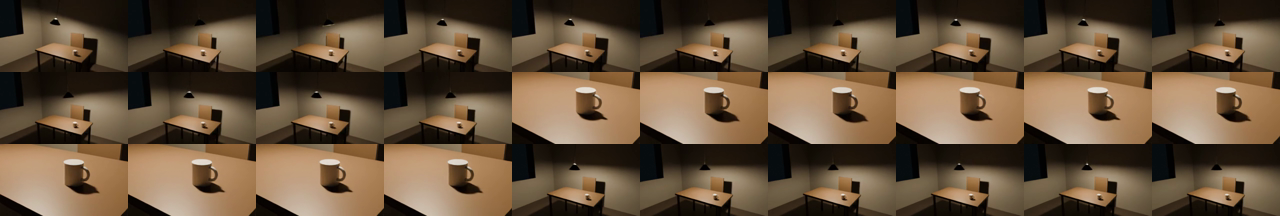
#> input picture atelier/14-balancier/A-planche.png, 1280 x 216 px, given in place of 0001.png, which was not available
$ python v2.py .
#> lines starting #> are read from the running program, lines starting #| are printed output that depends on the picture; pictures that were not available may be replaced by others from this repository, and a replacement may not be noted
"""Pièce 14 v2 : (1) serré à -1 diaphragme (linéaire x 0,5) ; (2) B2 « honnête » : coupes sur les points morts,
de plus en plus espacées à mesure que l'amplitude baisse (1 sur 1, puis 1 sur 2, puis 1 sur 4), whoosh proportionnel à l'amplitude.
Usage : python3 v2.py <rendus14>"""
import json, math, os, subprocess, sys, wave, numpy as np
from PIL import Image
R = sys.argv[1]; FPS, N = 25, 375
os.makedirs(f"{R}/serre2", exist_ok=True)
for f in range(1, N + 1):
    a = np.asarray(Image.open(f"{R}/serre/{f:04d}.png").convert("RGB"), float) / 255
    lin = np.where(a <= 0.04045, a / 12.92, ((a + 0.055) / 1.055) ** 2.4) * 0.5
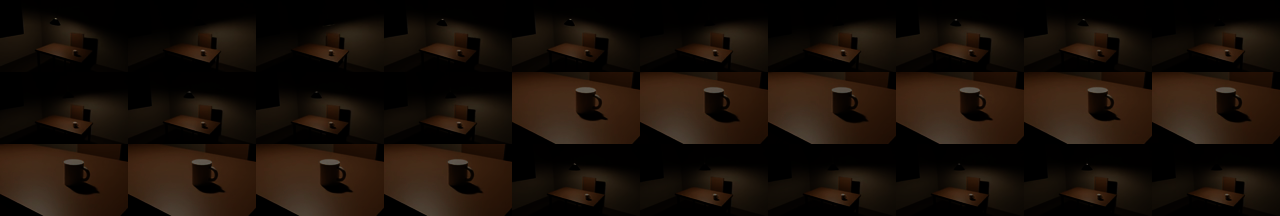
#> lin: shape (216, 1280, 3) float64; mean R, G, B 0.1, 0.0641, 0.0364
    s = np.where(lin <= 0.0031308, lin * 12.92, 1.055 * lin ** (1 / 2.4) - 0.055)
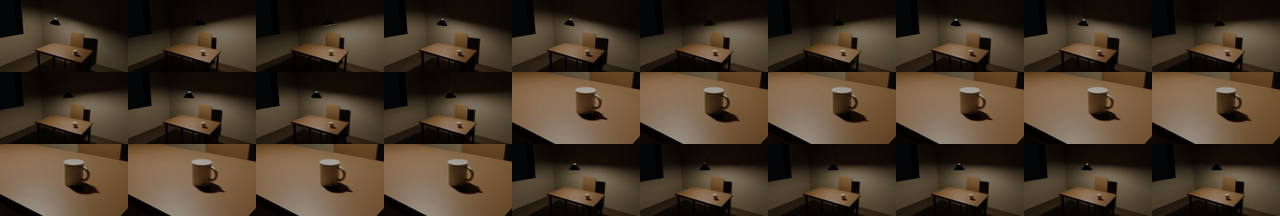
#> s: shape (216, 1280, 3) float64; mean R, G, B 0.28, 0.223, 0.161
    Image.fromarray((np.clip(s, 0, 1) * 255 + 0.5).astype(np.uint8)).save(f"{R}/serre2/{f:04d}.png")
#> pass 2 of the loop `for f in range(1, N + 1):`:
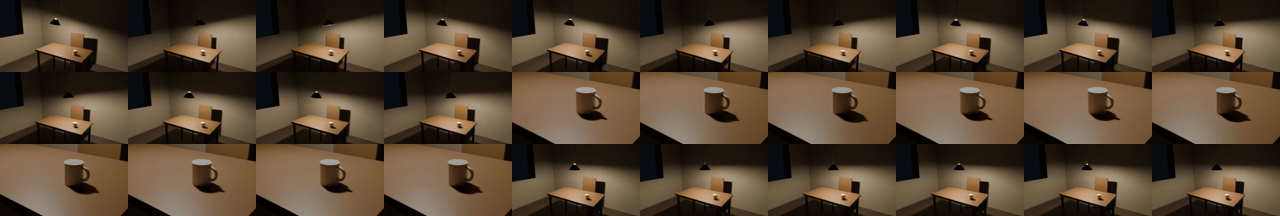
#> input picture atelier/14-balancier/A2-planche.png, 1280 x 216 px, given in place of 0002.png, which was not available
#> `lin = np.where(a <= 0.04045, a / 12.92, ((a + 0.055) / 1.055) ** 2.4) ..`:
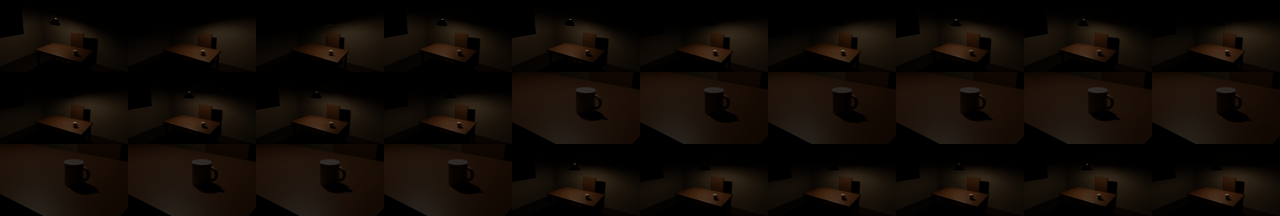
#> lin: shape (216, 1280, 3) float64; mean R, G, B 0.0676, 0.0437, 0.0246
#> `s = np.where(lin <= 0.0031308, lin * 12.92, 1.055 * lin ** (1 / 2.4) -..`:
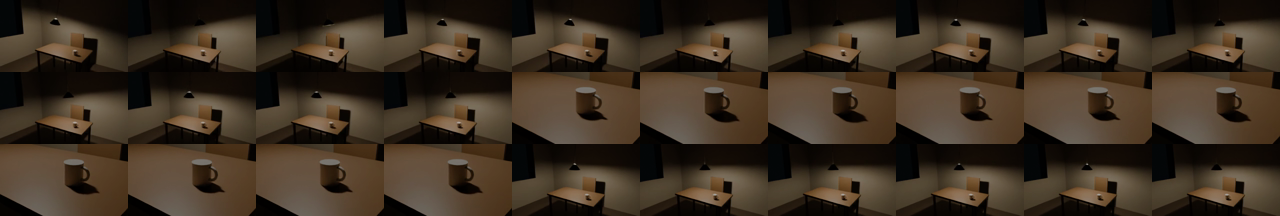
#> s: shape (216, 1280, 3) float64; mean R, G, B 0.238, 0.188, 0.135
#> (the run stopped early here; a loop or call above may not have finished)
